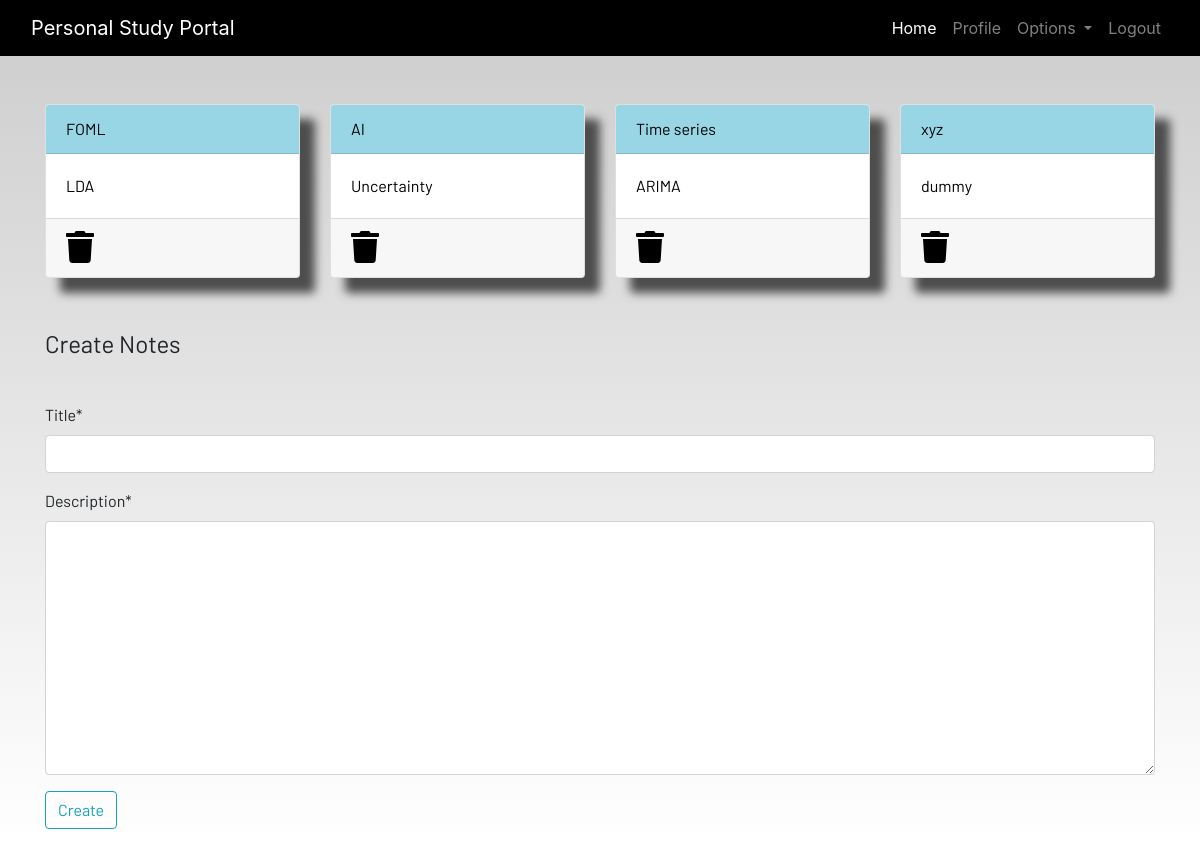
Screenshot of /notes (signed in) with the database file from the repository.
### dashboard/models.py (models this page shows, shortened)
class Notes(models.Model): #first, we create this DB table. which is then bound to the forms page. and then the forms page is connected into the views.
    user = models.ForeignKey(User, on_delete=models.CASCADE) # when user is deleted, their notes will also get deleted from DB
    title = models.CharField(max_length=200)
    description = models.TextField()
    class Meta:
        verbose_name_plural = "Notes"

### dashboard/views.py (the view)
# urls.py: path('notes', views.notes, name='notes'),
@login_required
def notes(request):
    if request.method == 'POST': #if user wants to create new notes post
        form = NotesForm(request.POST)
        if form.is_valid():
            notes = Notes(user=request.user,  #creating object 'notes'
                          title=request.POST['title'],
                          description=request.POST['description'])
            notes.save() # saves all these details inputted by user into the table/DB
        messages.success(request, f"Notes added by {request.user.username} successfully!!")
    else: #user doesnt wanna create new post, just access existing notes
        form = NotesForm()
    notes = Notes.objects.filter(user=request.user) #'Notes' is the model. we retrieve all objects of this model from the DB. then filter according to login username passed here and the user can retreive all the notes only theyve created
    context = {'notes': notes, 'form':form}
    return render(request, 'dashboard/notes.html', context)

### dashboard/forms.py
class NotesForm(forms.ModelForm): # to convert a model into a a form
    class Meta:
        model = Notes
        fields = ['title', 'description']

### templates/dashboard/notes.html (shortened to what this page needs)
{% extends 'dashboard/base.html' %}
{% load crispy_forms_filters %}
{% load static %}
{% load crispy_forms_tags %}
{% block content %}
<div class="container">
    <div class="row">
        {% for note in notes %}
        <div class="col-md-3">
            <a href="{% url 'view-notes' note.id %}">
                <div class="card">
                    <div class="card-header">{{ note.title }}</div>
                    <div class="card-body">{{ note.description|slice:"0:25" }}</div>
                    <div class="card-footer mt-auto "><a href="{% url 'delete-notes' note.id %}">
                        <i class="fa fa-trash fa-2x"></i></a>
                    </div>
                </div>
            </a>
        </div>
        {% endfor %}
        <br><br>
    </div>
</div>
<br><br>
<div class="container">
    <form method="POST">
        <fieldset class="form-group">
            <legend class="border-bottom mb-4">Create Notes</legend>
        </fieldset>
        {{form|crispy}}
        <div class="form-group">
            <button href="" class="btn btn-outline-info" type="submit">
                Create
            </button>
        </div>
    </form>
</div>
{% endblock content %}

### static/css/main.css (style rules this page uses)
html { scroll-behavior: smooth; height: 100%; width: 100%; }
.card { box-shadow: 15px 15px 10px rgb(78, 77, 77); }
a { text-decoration: none !important; color: black; }
.card-header { color: black !important; background: rgb(152, 214, 230) !important; transition: 0.3s ease-in; }
html, body { max-width: 100%; overflow-x: hidden; height: 100%; width: 100%; }
body { background: linear-gradient(rgba(0, 0, 0, 0.2), rgba(255, 255, 255, 0.5)); overflow-x: hidden; background-repeat: no-repeat; }
.card-header { background-color: rgb(133, 204, 231); }
.col-md-3 .card { width: 100%; height: 100%; }
.fa { color: black; }

### rows the page displays
Notes: title "FOML", description "LDA"
Notes: title "AI", description "Uncertainty"
Notes: title "Time series", description "ARIMA"
Notes: title "xyz", description "dummy"
